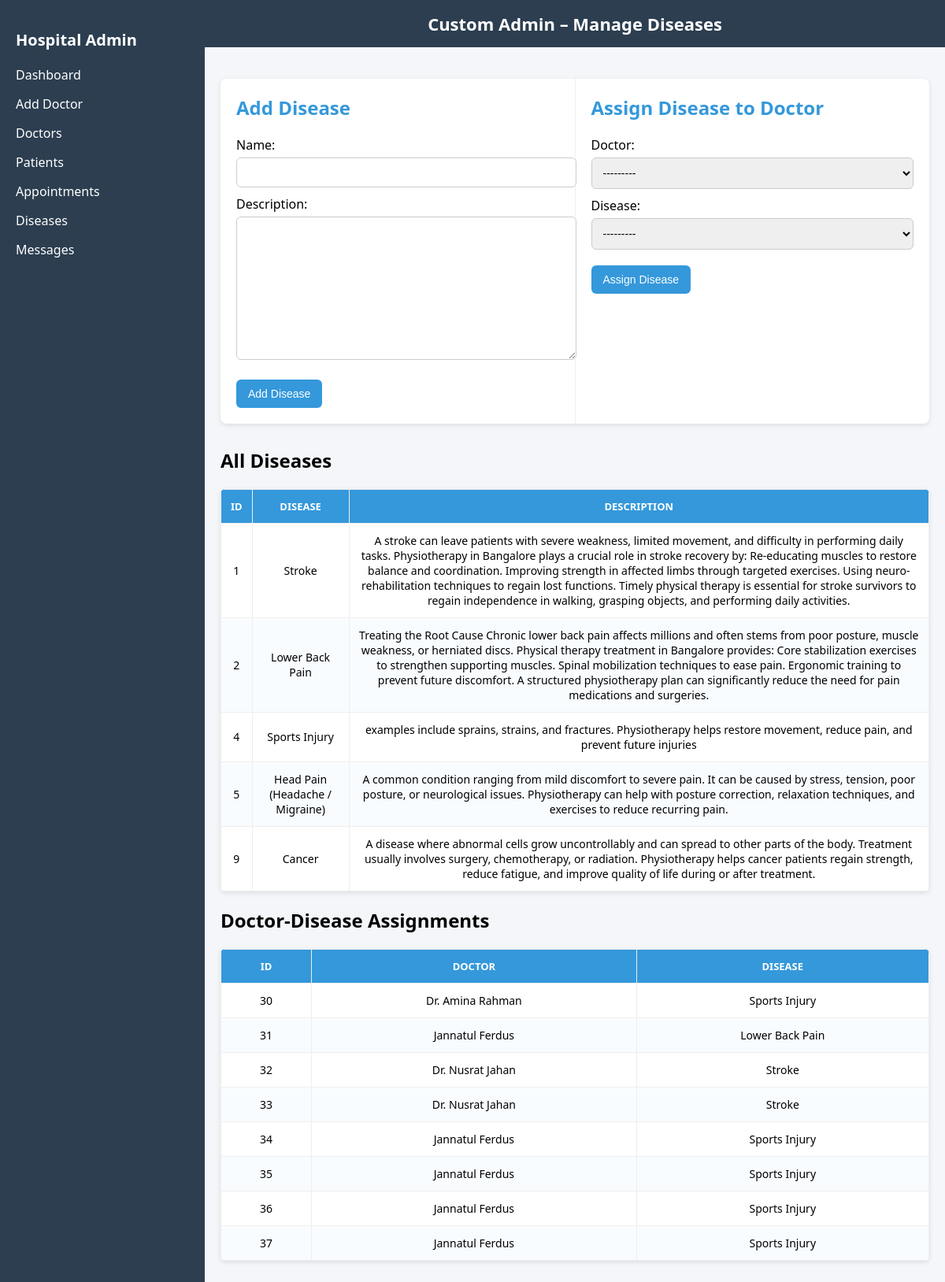
The page /custom_admin/diseases/ (signed in) on the database its author committed.
### main_app/models.py (models this page shows)
class Disease(models.Model):
    name = models.CharField(max_length=100, unique=True)
    description = models.TextField()
    def __str__(self):
        return self.name

class DoctorDiseaseAssignment(models.Model):
    doctor = models.ForeignKey(Doctor, on_delete=models.CASCADE)
    disease = models.ForeignKey(Disease, on_delete=models.CASCADE)

class Doctor(models.Model):
    full_name = models.CharField(max_length=100)
    specialization = models.CharField(max_length=100)
    phone = models.CharField(max_length=15)
    email = models.EmailField(unique=True)
    availability = models.JSONField(default=dict, blank=True, null=True)
    def __str__(self):
        return self.full_name

### custom_admin/views.py (the view, shortened to what this page needs)
# urls.py: path("diseases/", views.manage_diseases, name="diseases"),
@login_required
def manage_diseases(request):
    disease_form = DiseaseForm()
    assignment_form = DoctorDiseaseAssignmentForm()
    latest_id = None
    diseases = Disease.objects.all()
    assignments = DoctorDiseaseAssignment.objects.select_related("doctor", "disease")
    return render(request, "admin_diseases.html", {
        "disease_form": disease_form,
        "assignment_form": assignment_form,
        "diseases": diseases,
        "assignments": assignments,
        "latest_id": latest_id,
    })

### main_app/forms.py
class DiseaseForm(forms.ModelForm):
    class Meta:
        model = Disease
        fields = ["name", "description"]

class DoctorDiseaseAssignmentForm(forms.ModelForm):
    class Meta:
        model = DoctorDiseaseAssignment
        fields = ["doctor", "disease"]

### custom_admin/templates/admin_diseases.html (shortened to what this page needs)
{% load static %}
<!DOCTYPE html>
<html lang="en">
  <head>
    <link rel="stylesheet" href="{% static 'css/admin_diseases.css' %}" />
  </head>
  <body>
     {% include 'sidder_part.html' %}
    <div class="layout disease-admin">
      <header>Custom Admin – Manage Diseases</header>
      <div class="container">
        <div class="forms">
          <div class="card">
            <h2>Add Disease</h2>
            <form method="post">
              {{ disease_form.as_p }}
              <button type="submit" name="disease_submit" class="btn">Add Disease</button>
            </form>
          </div>
          <div class="card">
            <h2>Assign Disease to Doctor</h2>
            <form method="post">
              {{ assignment_form.as_p }}
              <button type="submit" name="assignment_submit" class="btn">Assign Disease</button>
            </form>
          </div>
        </div>
        <h2>All Diseases</h2>
        <table>
          <thead>
            <tr>
              <th>ID</th>
              <th>Disease</th>
              <th>Description</th>
            </tr>
          </thead>
          <tbody>
            {% for d in diseases %}
            <tr>
              <td>{{ d.id }}</td>
              <td>{{ d.name }}</td>
              <td>{{ d.description }}</td>
            </tr>
            {% empty %}
            <tr>
              <td colspan="3">No diseases found.</td>
            </tr>
            {% endfor %}
          </tbody>
        </table>
        <h2>Doctor-Disease Assignments</h2>
        <table>
          <thead>
            <tr>
              <th>ID</th>
              <th>Doctor</th>
              <th>Disease</th>
            </tr>
          </thead>
          <tbody>
            {% for a in assignments %}
            <tr>
              <td>{{ a.id }}</td>
              <td>{{ a.doctor.full_name }}</td>
              <td>{{ a.disease.name }}</td>
            </tr>
            {% empty %}
            <tr>
              <td colspan="3">No assignments found.</td>
            </tr>
            {% endfor %}
          </tbody>
        </table>
      </div>
    </div>
  </body>
</html>

### custom_admin/static/css/admin_diseases.css (style rules this page uses)
.layout { display: flex; min-height: 100vh; background: #f4f6f9; font-family: "Segoe UI", Tahoma, Geneva, Verdana, sans-serif; margin: 0; padding: 0; }
.disease-admin { flex: 1; display: flex; flex-direction: column; }
.disease-admin header { background: #2c3e50; color: white; padding: 15px; text-align: center; font-size: 22px; font-weight: bold; }
.disease-admin .container { max-width: 1100px; margin: 20px auto; padding: 20px; width: 100%; box-sizing: border-box; background: transparent; }
.disease-admin .forms { display: flex; flex-wrap: wrap; gap: 0; margin-bottom: 30px; background: white; border-radius: 8px; box-shadow: 0 2px 6px rgba(0,0,0,0.1); overflow: hidden; }
.disease-admin .card { flex: 1; min-width: 320px; padding: 20px; border-right: 1px solid #eee; }
.disease-admin .card:last-child { border-right: none; }
.disease-admin .card h2 { margin-top: 0; color: #3498db; }
.disease-admin form p { margin: 10px 0; }
.disease-admin form input, .disease-admin form textarea, .disease-admin form select { width: 100%; padding: 10px; border: 1px solid #ccc; border-radius: 6px; margin-top: 5px; font-size: 14px; }
.disease-admin .btn { background: #3498db; color: white; padding: 10px 15px; border: none; border-radius: 6px; cursor: pointer; margin-top: 10px; font-size: 14px; }
.disease-admin table { width: 100%; border-collapse: collapse; margin-top: 15px; background: white; box-shadow: 0 2px 6px rgba(0,0,0,0.1); border-radius: 6px; overflow: hidden; }
.disease-admin table th, .disease-admin table td { border: 1px solid #eee; padding: 12px; text-align: center; font-size: 14px; }
.disease-admin table th { background: #3498db; color: white; text-transform: uppercase; font-size: 13px; }
.disease-admin table tr:nth-child(even) { background: #f9fcff; }

### custom_admin/static/css/sidder_part.css (style rules this page uses)
body { margin: 0; padding: 0; font-family: "Segoe UI", Tahoma, Geneva, Verdana, sans-serif; display: flex; min-height: 100vh; background: #f4f6f9; }

### rows shown on the page
Disease: id "1", name "Stroke", description "A stroke can leave patients with severe weakness, limited movement, and difficulty in performing daily tasks. Physiotherapy in Bangalore plays a crucial role in stroke recovery by: Re-educating muscles to restore balance and coordination. Improving strength in affected limbs through targeted exercises. Using neuro-rehabilitation techniques to regain lost functions. Timely physical therapy is essential for stroke survivors to regain independence in walking, grasping objects, and performing daily activities."
Disease: id "2", name "Lower Back Pain", description "Treating the Root Cause Chronic lower back pain affects millions and often stems from poor posture, muscle weakness, or herniated discs. Physical therapy treatment in Bangalore provides: Core stabilization exercises to strengthen supporting muscles. Spinal mobilization techniques to ease pain. Ergonomic training to prevent future discomfort. A structured physiotherapy plan can significantly reduce the need for pain medications and surgeries."
Disease: id "4", name "Sports Injury", description "examples include sprains, strains, and fractures. Physiotherapy helps restore movement, reduce pain, and prevent future injuries"
Disease: id "5", name "Head Pain (Headache / Migraine)", description "A common condition ranging from mild discomfort to severe pain. It can be caused by stress, tension, poor posture, or neurological issues. Physiotherapy can help with posture correction, relaxation techniques, and exercises to reduce recurring pain."
Disease: id "9", name "Cancer", description "A disease where abnormal cells grow uncontrollably and can spread to other parts of the body. Treatment usually involves surgery, chemotherapy, or radiation. Physiotherapy helps cancer patients regain strength, reduce fatigue, and improve quality of life during or after treatment."
DoctorDiseaseAssignment: id "30", doctor.full_name "Dr. Amina Rahman", disease.name "Sports Injury"
DoctorDiseaseAssignment: id "31", doctor.full_name "Jannatul Ferdus", disease.name "Lower Back Pain"
DoctorDiseaseAssignment: id "32", doctor.full_name "Dr. Nusrat Jahan", disease.name "Stroke"
DoctorDiseaseAssignment: id "33", doctor.full_name "Dr. Nusrat Jahan", disease.name "Stroke"
DoctorDiseaseAssignment: id "34", doctor.full_name "Jannatul Ferdus", disease.name "Sports Injury"
DoctorDiseaseAssignment: id "35", doctor.full_name "Jannatul Ferdus", disease.name "Sports Injury"
DoctorDiseaseAssignment: id "36", doctor.full_name "Jannatul Ferdus", disease.name "Sports Injury"
DoctorDiseaseAssignment: id "37", doctor.full_name "Jannatul Ferdus", disease.name "Sports Injury"
